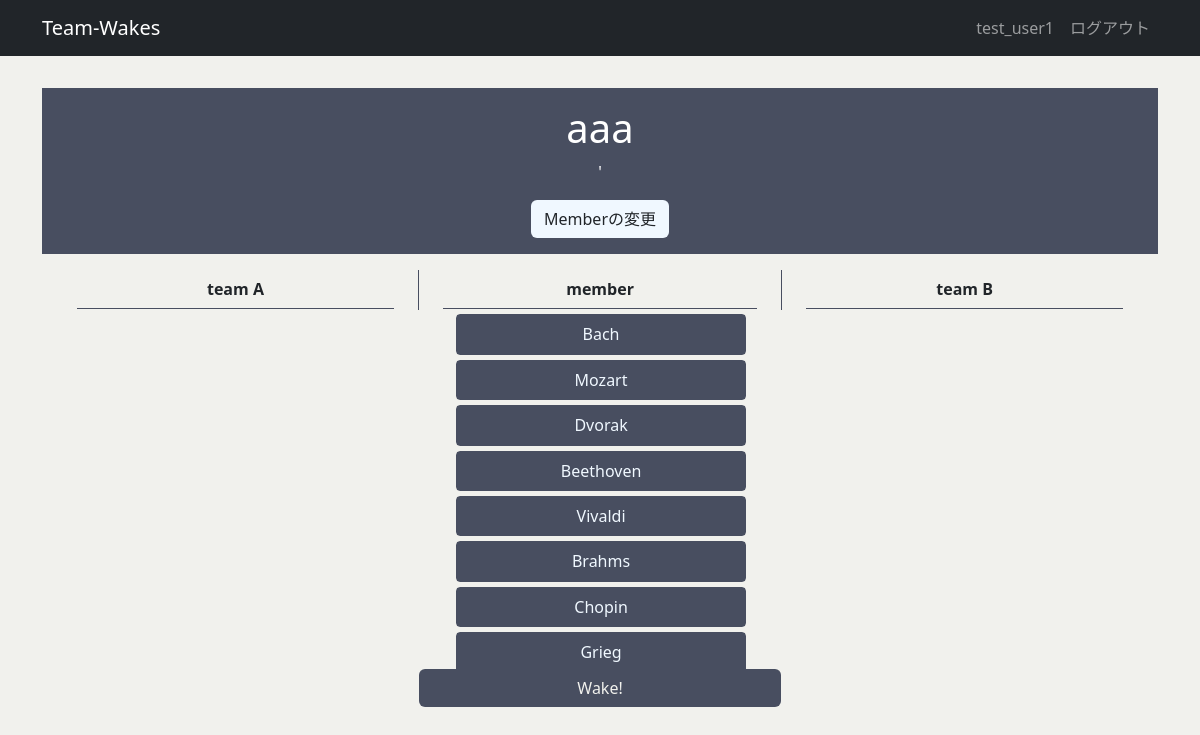
The page /wakes/15/ (signed in) on the database its author committed.
### wakes/models.py (models this page shows, shortened)
class Wake(models.Model):
    name = models.CharField('Wake名', max_length=50)
    description = models.CharField('説明', max_length=48, default='', null=False, blank=True)
    member = models.ManyToManyField(Member, related_name='members', related_query_name='member')
    created_by = models.ForeignKey(settings.AUTH_USER_MODEL, verbose_name="作成者", on_delete=models.CASCADE)
    class Meta:
        db_table = 'wakes'

class Member(models.Model):
    name = models.CharField('名前', max_length=12, blank=False)
    created_by = models.ForeignKey(settings.AUTH_USER_MODEL, verbose_name="作成者", on_delete=models.CASCADE)
    class Meta:
        db_table = 'members'

### wakes/views.py (the view)
# urls.py: path('<int:wake_id>/', wake_detail, name='wake_detail'),
@login_required
def wake_detail(request, wake_id):
    wake = get_object_or_404(Wake, pk=wake_id)
    if wake.created_by.id != request.user.id:
        return HttpResponseForbidden('このWakeの閲覧は許可されていません')
    context= {
        'wake': wake,
    }
    return render(request, 'wakes/wake_detail.html', context)

### templates/wakes/wake_detail.html (shortened to what this page needs)
{% extends 'base.html' %}
{% load static %}
{% block main %}
  <div class="sub-welcome">
    <h1 class="title">{{ wake.name }}</h1>
    <p class="subtitle">{{ wake.description }}</p>
    <a class="btn btn-color" href="{% url 'wakes:wake_edit' wake.id %}">Memberの変更</a>
  </div>
  <div class="content">
    <div class="team-a">
      <h2 class="content-head">team A</h2>
    </div>
    <div class="member">
      <h2 class="content-head">member</h2>
      <div class="member-container">
        <ul class="member-list-ul">
          <form name="member-form">
            {% for member in wake.member.all %}
                <li class="label">
                  <label for="{{ member.name }}">{{ member.name }}</label>
                </li>
            {% endfor %}
          </form>
        </ul>
      </div>
      <button type="button" value="Wake!" class="btn btn-color btn-classic" id="try-js" onclick="wakeTeam()">Wake!</button>
    </div>
    <div class="team-b">
      <h2 class="content-head">team B</h2>
    </div>
  </div>
{% endblock main %}

### templates/base.html (shortened to what this page needs)
{% load static %}
{% load django_bootstrap5 %}
<!DOCTYPE html>
<html lang="ja">
  <head>
    {% bootstrap_css %}
    <link rel="stylesheet" href="{% static 'wakes/css/style.css' %}">
  </head>
  <body>
    <nav class="navbar navbar-expand flex-md-row navbar-dark bg-dark">
      <div class="container justify-content-between">
        <a class="navbar-brand" href="/">Team-Wakes</a>
        <ul class="navbar-nav mr-md-2">
          {% if user.is_authenticated %}
            <li class="nav-item">
              <a class="nav-link">{{ user.username }}</a>
              <a class="nav-link" href="{% url 'logout' %}">ログアウト</a>
            </li>
          {% endif %}
        </ul>
      </div>
    </nav>
    <main>
      <div class="container">
        {% block main %}{% endblock main %}
      </div>
    </main>
  </body>
</html>

### static/wakes/css/style.css (style rules this page uses)
body { background-color: rgb(241, 241, 237); }
main { padding: 2rem 0; }
a { display: block; text-decoration: none; color: rgb(241, 241, 237); }
.sub-welcome { color: white; padding: 1rem 0; margin-bottom: 1rem; background-color: #484e60; align-items: center; display: flex; flex-direction: column; }
.btn-color { background-color: aliceblue; }
.nav-item { display: flex; }
.label { display: block; margin: 5px; margin-right: 30px; border-radius: 4px; border: 1px solid #484e60; text-align: center; }
label { display: block; cursor: pointer; }
input[type=checkbox]:checked + label { background-color: #484e60; color: aliceblue; }
.content { height: 40px; width: auto; display: flex; margin-left: 1%; text-align: center; line-height: 240%; }
.content-head { display: block; font-size: 16px; font-weight: bold; margin: 0 24px; line-height: 240%; border-bottom: 1px solid #484e60; text-align: center; }
.team-a { width: 33%; }
.member { width: 33%; border-left: 1px solid #484e60; border-right: 1px solid #484e60; }
.team-b { width: 33%; }
.btn-classic { width: 100%; display: block; margin: 0 auto; background-color: #484e60; color: rgb(241, 241, 237); }
.member-container { height: 360px; }
.member-list-ul { height: 360px; overflow-y: scroll; margin-right: 5px; }

### rows shown on the page
Wake: name "aaa", description "'"
Member: name "Bach"
Member: name "Mozart"
Member: name "Dvorak"
Member: name "Beethoven"
Member: name "Vivaldi"
Member: name "Brahms"
Member: name "Chopin"
Member: name "Grieg"

### other values the page prints
{{ user.username }} "test_user1"
